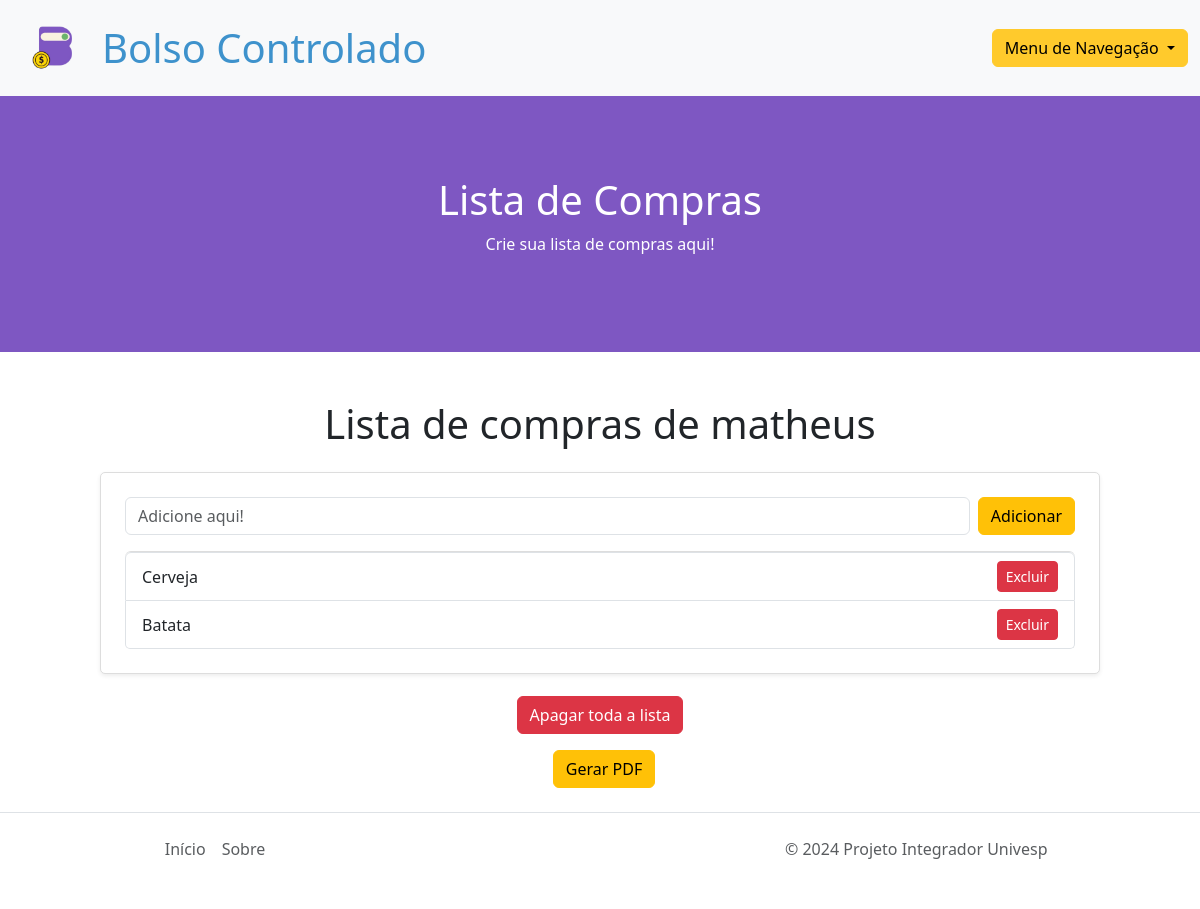
The app's page /task_list/ (signed in), older data.
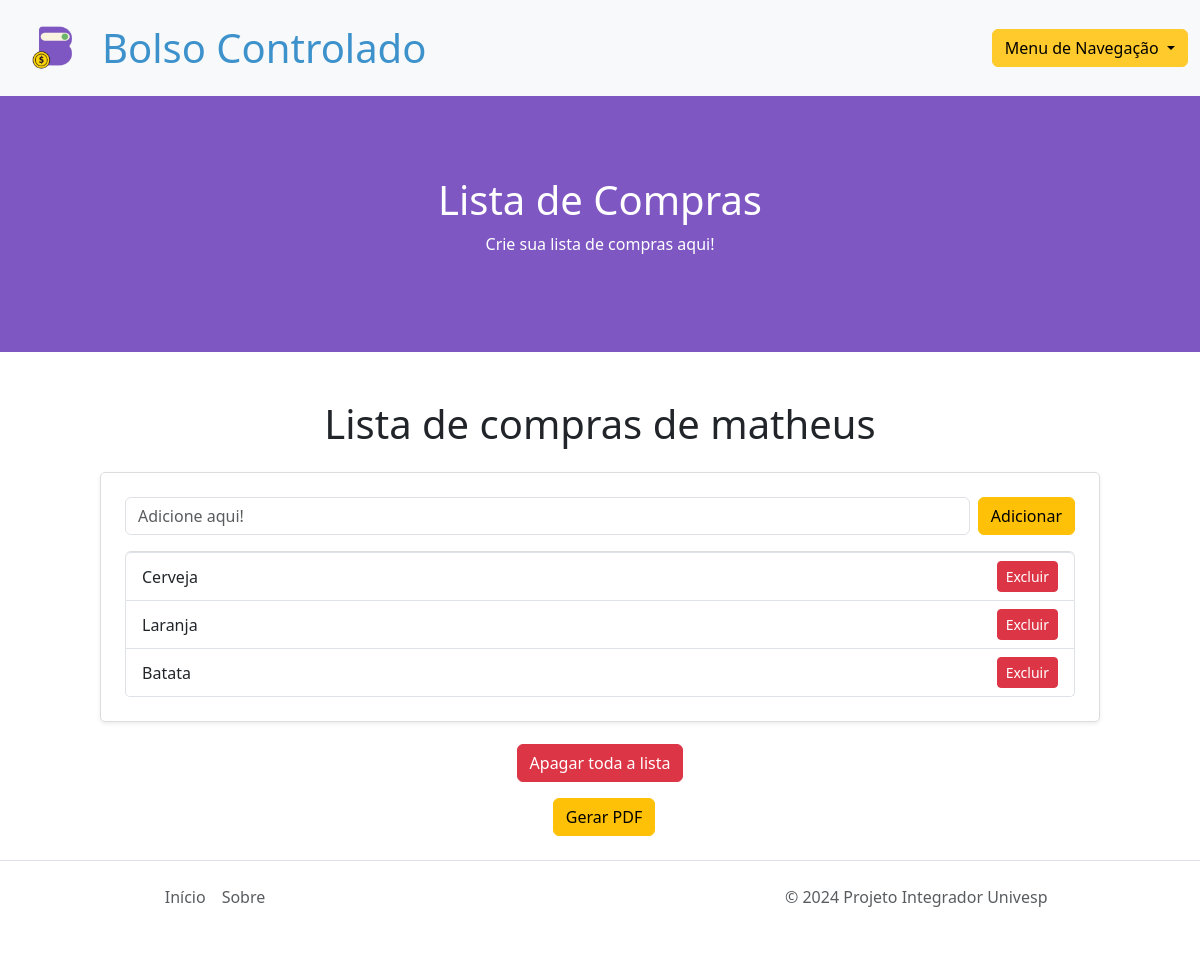
The same page, newer data.
### shopping_list/models.py (models this page shows, shortened)
class Task(models.Model):
    title = models.CharField(max_length=30)
    completed = models.BooleanField(default=False)
    user = models.ForeignKey(User, on_delete=models.CASCADE)

### shopping_list/views.py (the view)
# urls.py: path('task_list/', TaskListView.as_view(), name='task_list'),
class TaskListView(LoginRequiredMixin, View):
    def get(self, request):
        tasks = Task.objects.filter(user=request.user)
        return render(request, 'shopping_list/task_list.html', {'tasks': tasks})

### shopping_list/templates/shopping_list/task_list.html (shortened to what this page needs)
{% extends 'base-5.html' %}
{% load static %}
{% block content %}
<div id="banner">
    <h1 id="cor-letra-banner">Lista de Compras</h1>
    <p id="cor-letra-banner">Crie sua lista de compras aqui!</p>
</div>
<div class="container mt-5">
    <h1 class="text-center mb-4">Lista de compras de {{ user.username }}</h1>
    <div class="card p-4 shadow-sm">
        <form action="{% url 'task_add' %}" method="post" class="d-flex justify-content-between mb-3">
            <input type="text" name="title" placeholder="Adicione aqui!" class="form-control" required>
            <button type="submit" class="btn btn-warning ms-2">Adicionar</button>
        </form>
        <ul id="item-list" class="list-group">
            {% for task in tasks %}
            <li class="list-group-item d-flex justify-content-between align-items-center">
                <span class="task-title">{{ task.title }}</span>
                <form action="{% url 'task_delete' task.pk %}" method="post" style="display:inline;">
                    <button type="submit" class="btn btn-danger btn-sm">Excluir</button>
                </form>
            </li>
            {% empty %}
            <p class="text-center text-muted">Nenhuma tarefa encontrada.</p>
            {% endfor %}
        </ul>
    </div>
    <div class="text-center mb-3" style="margin-top:2%">
        <form action="{% url 'task_delete_all' %}" method="post">
            <button type="submit" class="btn btn-danger">Apagar toda a lista</button>
        </form>
    </div>
    <div class="text-center">
        <button id="pdf-button" class="btn btn-warning ms-2">Gerar PDF</button>
    </div>
</div>
{% endblock content %}

### shopping_list/templates/base-5.html (shortened to what this page needs)
{% load static %}
<!DOCTYPE html>
<html lang="pt-br">
<head>
    <link href="https://cdn.jsdelivr.net/npm/bootstrap@5.3.3/dist/css/bootstrap.min.css" rel="stylesheet">
    <link rel="stylesheet" type="text/css" href="{% static 'css/staticpages.css' %}">
</head>
<body>
<nav class="navbar navbar-expand-lg bg-body-tertiary">
    <div class="container-fluid">
        <div style="display: flex; align-items: center;">
          <a href="{% url 'welcome' %}">
              <img id="logo-img" src="{% static 'img/bolso-controlado-img.png' %}" alt="logo">
          </a>
          <div id="logo-letras" class="display-6" style="margin-left: 10px;">
              <strong>Bolso Controlado</strong>
          </div>
        </div>
      <div class="dropdown">
        <button class="btn btn-secondary dropdown-toggle" style="color: black; background-color: #FFCA2C; border-color: #FFCA2C;" type="button" data-bs-toggle="dropdown" aria-expanded="false">
          Menu de Navegação
        </button>
      </div>
    </div>
  </nav>
    <main class="container">
        {% block content %}{% endblock content %}
      </main>
<footer class="d-flex flex-wrap justify-content-between align-items-center py-3 my-4 border-top">
    <ul class="nav col-md-4 justify-content-center">
      <li class="nav-item"><a href="#" class="nav-link px-2 text-muted">Início</a></li>
      <li class="nav-item"><a href="{% url 'about' %}" class="nav-link px-2 text-muted">Sobre</a></li>
    </ul>
    <p class="col-md-4 mb-0 text-muted">© 2024 Projeto Integrador Univesp</p>
  </footer>
</body>
</html>

### static/css/staticpages.css (style rules this page uses)
:root { --obs: red; --letras-nav-bar-preto: #000000; --fundo-banner: #7E57C2; --letras-banner: #ffffff; --letras-nav-bar-azul: #3E92CC; --cor-input: #cfcfcfcf; }
#logo-letras { color: var(--letras-nav-bar-azul); }
#logo-img { width: 5rem; height: 5rem; }
body, html { margin: 0; padding: 0; overflow-x: hidden; }
#banner { background-color: var(--fundo-banner); padding: 5rem; text-align: center; width: 100vw; margin-left: calc(50% - 50vw); margin-right: calc(50% - 50vw); }
#cor-letra-banner { color: var(--letras-banner); }
.card { width: 60%; border-radius: 10px; background-color: #fff; margin-top: 5%; border: 1px solid #ddd; border-radius: 5px; box-shadow: 0 0 10px rgba(0, 0, 0, 0.1); }
p { color: #666; font-size: 16px; }
.col-md-4 { margin: 0 15px; }

### shopping_list/templates/shopping_list/task_list.html (style rules this page uses)
.card { width: 100%; max-width: 1000px; padding: 20px; margin: 0 auto; }

Row changes from the older to the newer data that the page shows:
added Task: title "Laranja"
